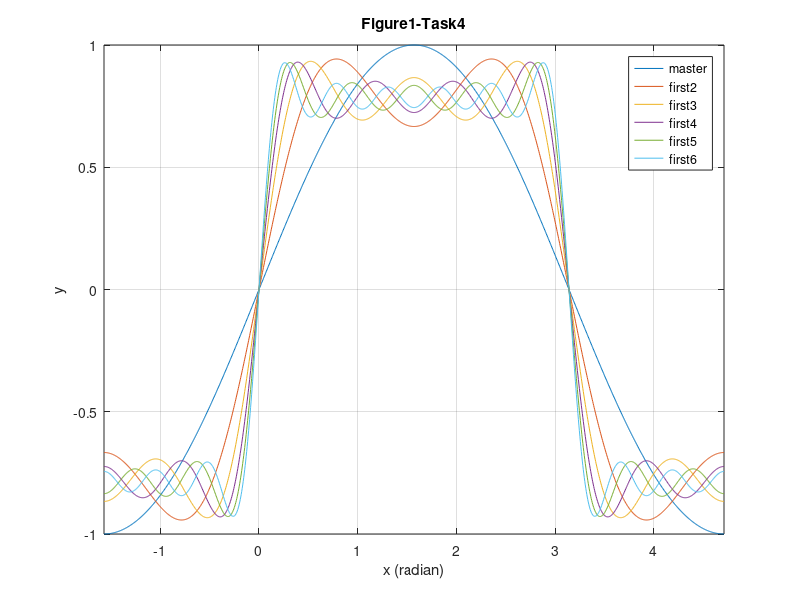
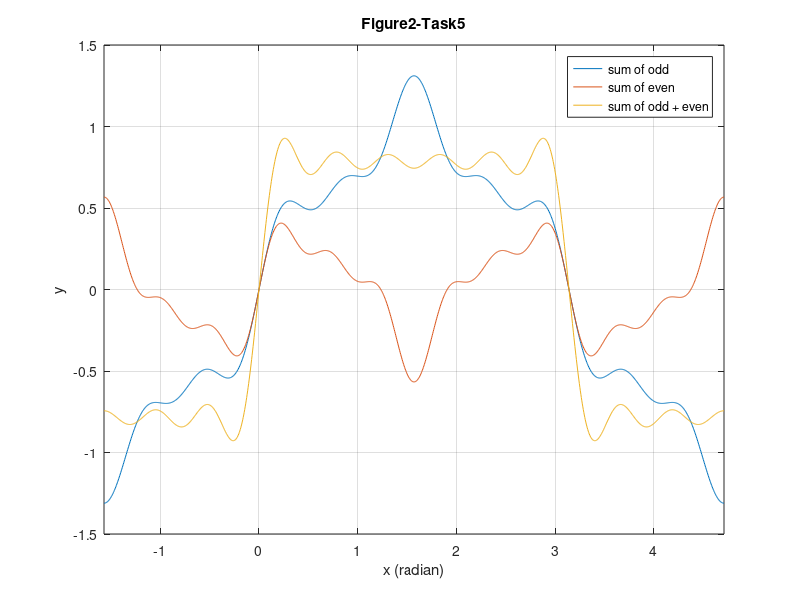
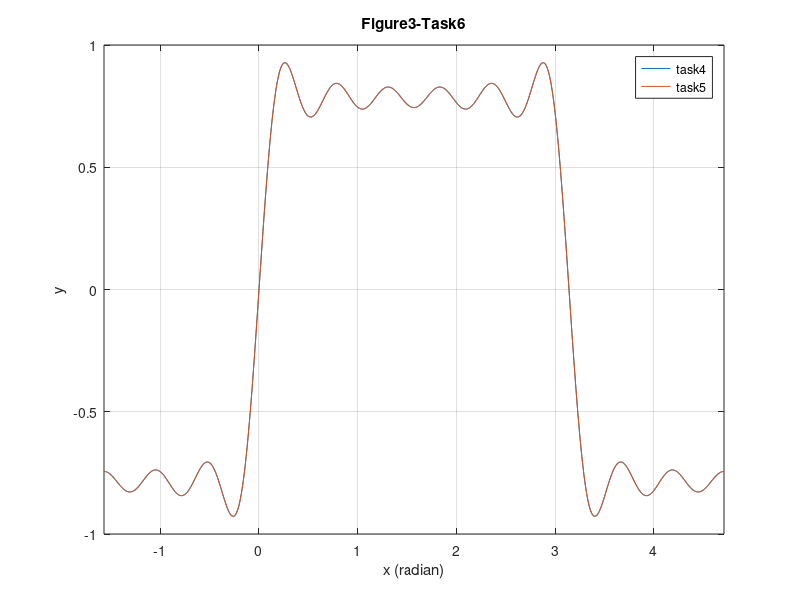

Write the MATLAB code that produced these figures, in order.
%%%%%%%%%%%%%%%%%%%%%%%%%%%%%%%%%%%%%%%
% Title: AESM1511-Assignment1 
% Name: Boyu Gao
% Student Number: 5794676
%%%%%%%%%%%%%%%%%%%%%%%%%%%%%%%%%%%%%%%

% clear all parameters 
clear all; clc;    

% 6 scales
scale = [1, 3, 5, 7, 9, 11];

% horizontal axis (x-axis): sampling points 
total_points = 1257;
start_value = -pi/2;
end_value = 3*pi/2;
x = linspace(start_value, end_value, total_points);
fprintf('Total points along the horizontal axis: %d\n', total_points);
fprintf('Sampling interval: %f\n', (end_value - start_value)/(total_points-1) );

% vertical axis (y-axis): 6 signals 
y1 = sin( x*scale(1) ) / scale(1);  % the master signal
y2 = sin( x*scale(2) ) / scale(2);  % signal 2 
y3 = sin( x*scale(3) ) / scale(3);  % signal 3
y4 = sin( x*scale(4) ) / scale(4);  % signal 4
y5 = sin( x*scale(5) ) / scale(5);  % signal 5
y6 = sin( x*scale(6) ) / scale(6);  % signal 6
y = [y1; y2; y3; y4; y5; y6];       % generate a matrix: 6 x 1257; 


%%%%%%%%%%%%%%%%%%%%%%%%%%%%%%%%%%%%%%%
% task4 - the sum of the first 2 / 3 / 4 / 5 / 6 signals  
master = y(1,:);                                                % master 
first2 = y(1,:) + y(2,:);                                       % the sum of the first 2
first3 = y(1,:) + y(2,:) + y(3,:);                              % the sum of the first 3
first4 = y(1,:) + y(2,:) + y(3,:) + y(4,:);                     % the sum of the first 4
first5 = y(1,:) + y(2,:) + y(3,:) + y(4,:) + y(5,:);            % the sum of the first 5
first6 = y(1,:) + y(2,:) + y(3,:) + y(4,:) + y(5,:) + y(6,:);   % the sum of the first 6
% figure1: plot
task4_fig = figure(1);
plot(x, master, 'DisplayName', 'master'); hold on;  
plot(x, first2, 'DisplayName', 'first2'); hold on;  
plot(x, first3, 'DisplayName', 'first3'); hold on;  
plot(x, first4, 'DisplayName', 'first4'); hold on;  
plot(x, first5, 'DisplayName', 'first5'); hold on;  
plot(x, first6, 'DisplayName', 'first6'); 
% add legend
lgd = legend;
% other set
grid on; xlabel('x (radian)');  ylabel('y'); title('Figure1-Task4');
xlim([start_value, end_value]);  % restrict the x-axis range
% save figure (.fig)
figure(task4_fig)
savefig('Task4.fig');


%%%%%%%%%%%%%%%%%%%%%%%%%%%%%%%%%%%%%%%
% task5 - the sum of even-number / odd-number / even-number + odd_number matrix rows  
y_odd = y(1,:) + y(3,:) + y(5,:);   % the sum of odd-number matrixs rows 
y_even = y(2,:) + y(4,:) + y(6,:);  % the sum of even_number matrix rows 
y_odd_even = y_odd + y_even;        % the sum of odd-number + even_number matrix rows 
% figure2: plot
task5_fig = figure(2);
plot(x, y_odd, 'DisplayName', 'sum of odd'); hold on;
plot(x, y_even, 'DisplayName', 'sum of even'); hold on;
plot(x, y_odd_even, 'DisplayName', 'sum of odd + even');
% legend
lgd = legend;
% other set
grid on; xlabel('x (radian)');  ylabel('y'); title('Figure2-Task5');
xlim([start_value, end_value]);  % restrict the x-axis range
% save figure (.fig)
figure(task5_fig)
savefig('Task5.fig');


%%%%%%%%%%%%%%%%%%%%%%%%%%%%%%%%%%%%%%%
% figure3: task6 - two finals summed results of task4 and task5
task4 = first6;
task5 = y_odd_even;
% figure3: plot
task6_fig = figure(3);
plot(x, task4, 'DisplayName', 'task4'); hold on;
plot(x, task5, 'DisplayName', 'task5');
% legend
lgd = legend;
% other set
grid on; xlabel('x (radian)'); ylabel('y'); title('Figure3-Task6');
xlim([start_value, end_value]);  % restrict the x-axis arange
% save figure (.fig)
figure(task6_fig)
savefig('Task6.fig');